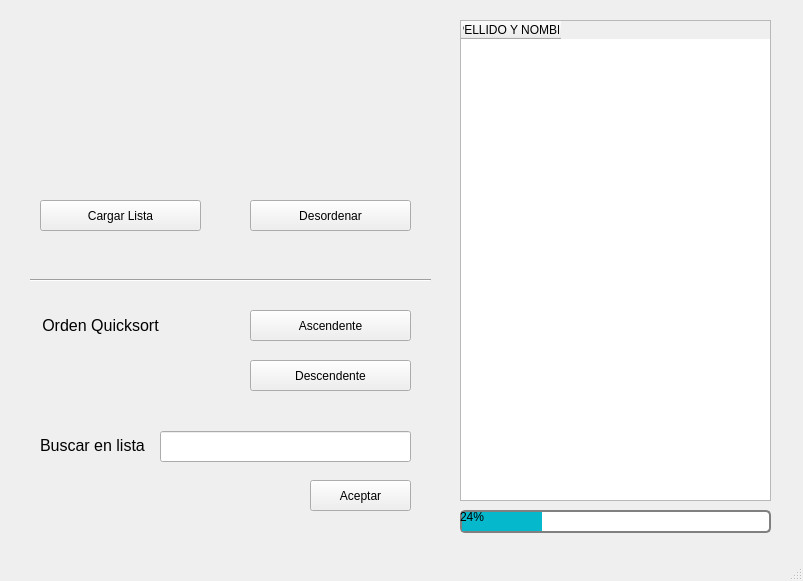
<?xml version="1.0" encoding="UTF-8"?>
<ui version="4.0">
 <class>MainWindow</class>
 <widget class="QMainWindow" name="MainWindow">
  <property name="geometry">
   <rect>
    <x>0</x>
    <y>0</y>
    <width>803</width>
    <height>581</height>
   </rect>
  </property>
  <property name="windowTitle">
   <string>MainWindow</string>
  </property>
  <widget class="QWidget" name="centralwidget">
   <widget class="QTableWidget" name="tabla">
    <property name="geometry">
     <rect>
      <x>460</x>
      <y>20</y>
      <width>311</width>
      <height>481</height>
     </rect>
    </property>
    <column>
     <property name="text">
      <string>APELLIDO Y NOMBRE</string>
     </property>
    </column>
   </widget>
   <widget class="QPushButton" name="cargarLista">
    <property name="geometry">
     <rect>
      <x>40</x>
      <y>200</y>
      <width>161</width>
      <height>31</height>
     </rect>
    </property>
    <property name="styleSheet">
     <string notr="true">font: 13pt &quot;MS Shell Dlg 2&quot;;</string>
    </property>
    <property name="text">
     <string>Cargar Lista</string>
    </property>
   </widget>
   <widget class="QLabel" name="membrete">
    <property name="geometry">
     <rect>
      <x>20</x>
      <y>20</y>
      <width>421</width>
      <height>121</height>
     </rect>
    </property>
    <property name="text">
     <string/>
    </property>
   </widget>
   <widget class="QPushButton" name="ZA">
    <property name="geometry">
     <rect>
      <x>250</x>
      <y>360</y>
      <width>161</width>
      <height>31</height>
     </rect>
    </property>
    <property name="text">
     <string>Descendente</string>
    </property>
   </widget>
   <widget class="QPushButton" name="AZ">
    <property name="geometry">
     <rect>
      <x>250</x>
      <y>310</y>
      <width>161</width>
      <height>31</height>
     </rect>
    </property>
    <property name="text">
     <string>Ascendente</string>
    </property>
   </widget>
   <widget class="QLabel" name="orden">
    <property name="geometry">
     <rect>
      <x>20</x>
      <y>310</y>
      <width>161</width>
      <height>31</height>
     </rect>
    </property>
    <property name="text">
     <string>&lt;html&gt;&lt;head/&gt;&lt;body&gt;&lt;p align=&quot;center&quot;&gt;&lt;span style=&quot; font-size:12pt;&quot;&gt;Orden Quicksort&lt;/span&gt;&lt;/p&gt;&lt;/body&gt;&lt;/html&gt;</string>
    </property>
   </widget>
   <widget class="Line" name="line">
    <property name="geometry">
     <rect>
      <x>30</x>
      <y>270</y>
      <width>401</width>
      <height>20</height>
     </rect>
    </property>
    <property name="orientation">
     <enum>Qt::Horizontal</enum>
    </property>
   </widget>
   <widget class="QPushButton" name="desordenar">
    <property name="geometry">
     <rect>
      <x>250</x>
      <y>200</y>
      <width>161</width>
      <height>31</height>
     </rect>
    </property>
    <property name="styleSheet">
     <string notr="true">font: 13pt &quot;MS Shell Dlg 2&quot;;</string>
    </property>
    <property name="text">
     <string>Desordenar</string>
    </property>
   </widget>
   <widget class="QProgressBar" name="barra">
    <property name="geometry">
     <rect>
      <x>460</x>
      <y>510</y>
      <width>311</width>
      <height>23</height>
     </rect>
    </property>
    <property name="styleSheet">
     <string notr="true">QProgressBar {
	background-color: qlineargradient(spread:pad, x1:0, y1:0, x2:1, y2:0, stop:0 rgba(0, 0, 0, 0), 			stop:0.920455 rgba(133, 133, 133, 0));
    border: 2px solid grey;
    border-radius: 5px;
}

QProgressBar::chunk {
    background-color: #05B8CC;
    width: 20px;
}</string>
    </property>
    <property name="value">
     <number>24</number>
    </property>
   </widget>
   <widget class="QLabel" name="bb">
    <property name="geometry">
     <rect>
      <x>40</x>
      <y>430</y>
      <width>111</width>
      <height>31</height>
     </rect>
    </property>
    <property name="text">
     <string>&lt;html&gt;&lt;head/&gt;&lt;body&gt;&lt;p&gt;&lt;span style=&quot; font-size:12pt;&quot;&gt;Buscar en lista&lt;/span&gt;&lt;/p&gt;&lt;/body&gt;&lt;/html&gt;</string>
    </property>
   </widget>
   <widget class="QLineEdit" name="busquedab">
    <property name="geometry">
     <rect>
      <x>160</x>
      <y>431</y>
      <width>251</width>
      <height>31</height>
     </rect>
    </property>
   </widget>
   <widget class="QPushButton" name="aceptar">
    <property name="geometry">
     <rect>
      <x>310</x>
      <y>480</y>
      <width>101</width>
      <height>31</height>
     </rect>
    </property>
    <property name="text">
     <string>Aceptar</string>
    </property>
   </widget>
  </widget>
  <widget class="QStatusBar" name="statusbar"/>
 </widget>
 <resources/>
 <connections/>
</ui>
